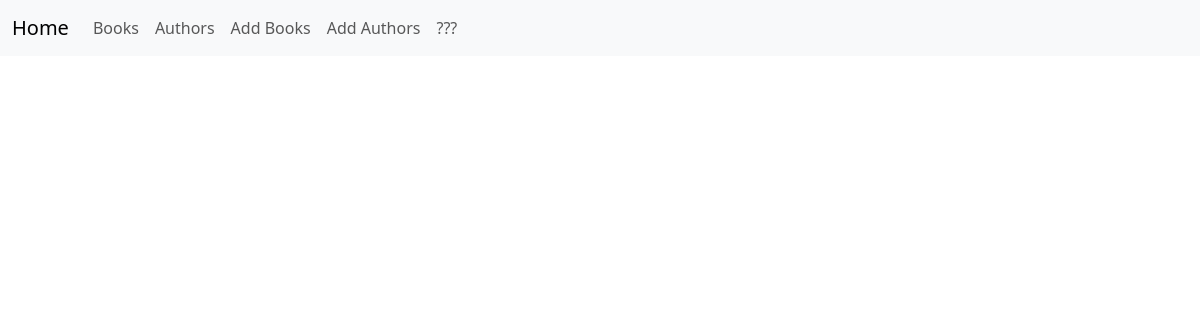
Page /authors on the earlier database version.
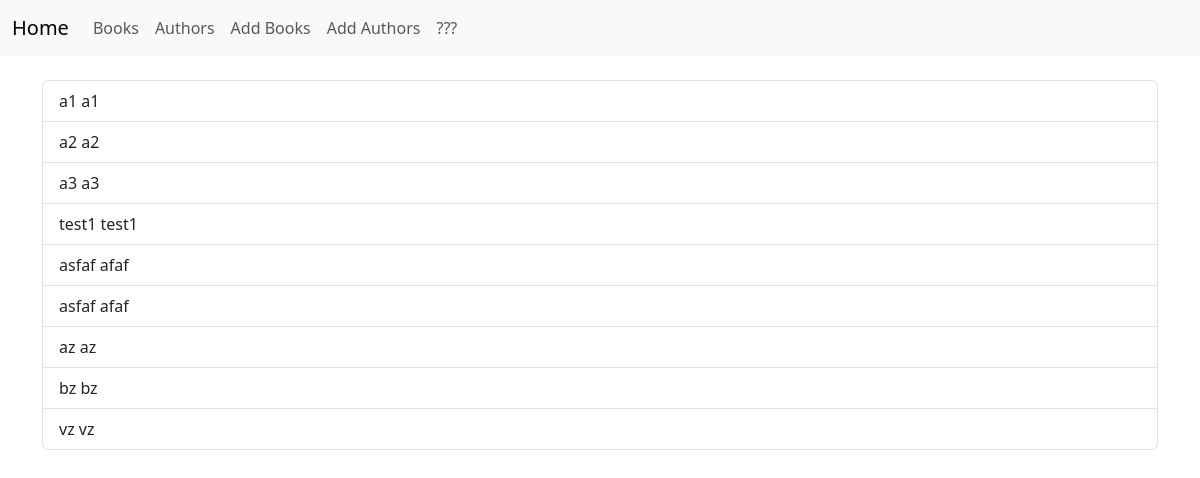
Same page on the later database version.
### app/models.py (models this page shows, shortened)
class Author(db.Model):
    id = db.Column(db.Integer, primary_key=True)
    name = db.Column(db.String(100))
    surname = db.Column(db.String(100))
    bio = db.Column(db.Text)

### app/routes.py (the view)
@app.route('/authors')
def authors():
    all_authors = Author.query.all()
    return render_template("authors.html", authors=all_authors)

### app/templates/authors.html (shortened to what this page needs)
{% extends "index.html" %}
{% block content %}
<div class="list-group">
  {% for author in authors %}
    <a href="" class="list-group-item list-group-item-action">{{ author.name }} {{ author.surname }}</a>
  {% endfor %}
</div>
{% endblock %}

### app/templates/index.html (shortened to what this page needs)
<!doctype html>
<html lang="en">
  <head>
    <link href="https://cdn.jsdelivr.net/npm/bootstrap@5.3.2/dist/css/bootstrap.min.css" rel="stylesheet">
  </head>
  <body>
    <nav class="navbar navbar-expand-lg bg-body-tertiary">
      <div class="container-fluid">
        <a class="navbar-brand" href="{{ url_for('homepage') }}">Home</a>
        <div class="collapse navbar-collapse" id="navbarNav">
          <ul class="navbar-nav">
            <li class="nav-item">
              <a class="nav-link" href="{{ url_for('books') }}">Books</a>
            </li>
            <li class="nav-item">
              <a class="nav-link" href="{{ url_for('authors') }}">Authors</a>
            </li>
            <li class="nav-item">
              <a class="nav-link" href="{{ url_for('add_book') }}">Add Books</a>
            </li>
            <li class="nav-item">
              <a class="nav-link" href="{{ url_for('add_author') }}">Add Authors</a>
            </li>
            <li class="nav-item">
              <a class="nav-link" href="#">???</a>
            </li>
          </ul>
        </div>
      </div>
    </nav>
    <div class="container mt-4">
      {% block content %}
      {% endblock %}
    </div>
  </body>
</html>

Differences in the rows shown:
added Author: name "a1", surname "a1"
added Author: name "a2", surname "a2"
added Author: name "a3", surname "a3"
added Author: name "test1", surname "test1"
added Author: name "asfaf", surname "afaf"
added Author: name "asfaf", surname "afaf"
added Author: name "az", surname "az"
added Author: name "bz", surname "bz"
added Author: name "vz", surname "vz"
